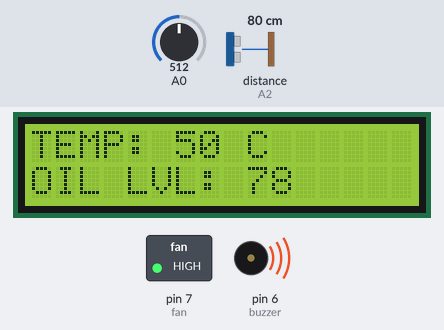
This sketch was run on a simulated Arduino Uno, built with avr-gcc and run on an emulated ATmega328P. Parts: 16×2 character LCD, switched loads named in the sketch (green lamp = pin HIGH), buzzer (waves = sounding, pin HIGH). Wiring (inferred from the names in the program): ultrasonic range finder: trigger A1; echo A2. The inputs (shaded band) are chosen by the test bench; at power-on: A0 = 512, distance to the obstacle (sensor on A2) 80 cm. The echo pulse lasts 58.3 µs per cm; pins used as bus, display or sensor lines are not drawn.

Above: at 3.2 s.
3.3 s: A0 set to 382
At 4.8 s:
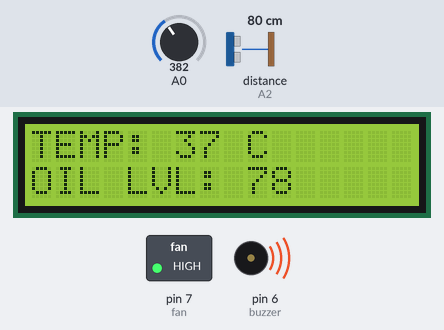
6.0 s: A0 set to 362
At 6.7 s:
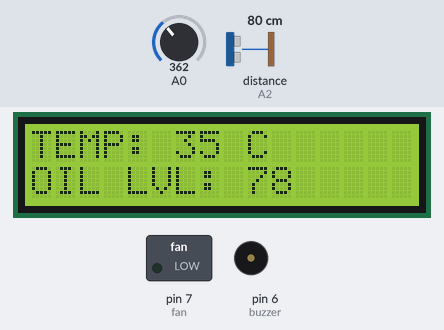
8.7 s: A0 set to 108
At 10.5 s:
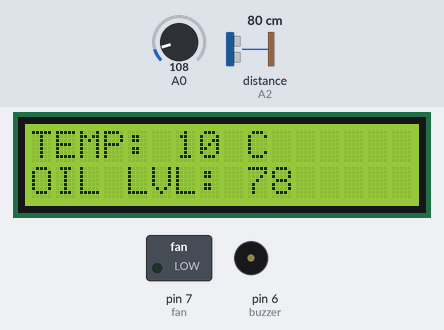
11.6 s: A0 set to 97
At 12.4 s:
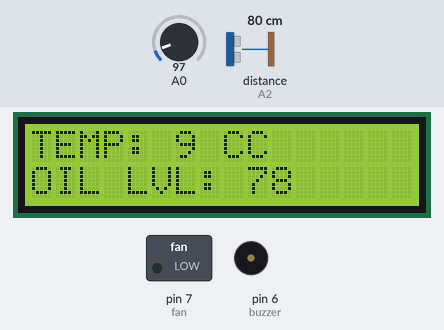
14.3 s: distance to the obstacle (sensor on A2) set to 2 cm
At 17.2 s:
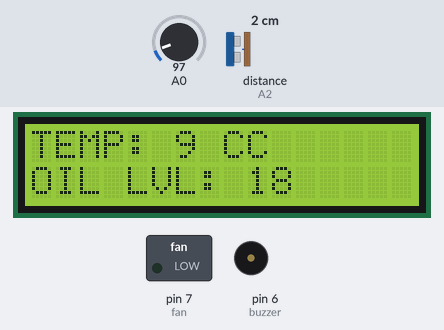
17.6 s: distance to the obstacle (sensor on A2) set to 4 cm
At 18.9 s:
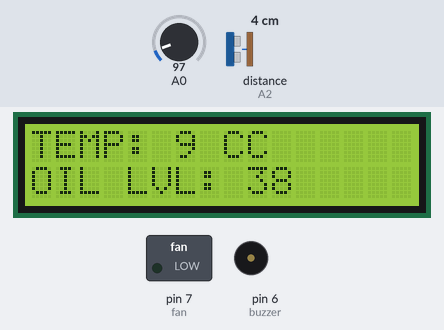
Timing chart, 0 to 20.6 s (numbered marks = the images above; inputs shaded):
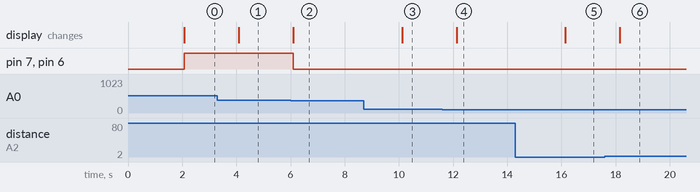

Measured:
- the behaviour switches between 369 and 368 on A0 (found by bisection; images 1 and 2)
- the behaviour switches between 103 and 102 on A0 (found by bisection; images 3 and 4)
- after the input at 3.3 s, the display: changes after 0.79 s (image 1)
- after the input at 6.0 s, pin 7 (fan), pin 6 (buzzer): HIGH → LOW after 0.10 s; the display: changes after 0.10 s (image 2)
- after the input at 8.7 s, the display: changes after 1.4 s (image 3)
- after the input at 11.6 s, the display: changes after 0.53 s (image 4)
- after the input at 14.3 s, the display: changes after 1.8 s (image 5)
- after the input at 17.6 s, the display: changes after 0.55 s (image 6)

The sketch:

monitoringCode.ino
```cpp
/************ LIBRARIES ************/
#include <LiquidCrystal.h>
#include <SoftwareSerial.h>

/************ LCD & ESP ************/
LiquidCrystal lcd(8, 9, 10, 11, 12, 13);
SoftwareSerial esp(3, 2);   // RX, TX

/************ PINS ************/
const int trigPin = A1;
const int echoPin = A2;
const int fan = 7;
const int buzzer = 6;

/************ VARIABLES ************/
long duration;
int distanceCm;
int temp;
int tempC;

/************ SETUP ************/
void setup() {
  pinMode(trigPin, OUTPUT);
  pinMode(echoPin, INPUT);
  pinMode(fan, OUTPUT);
  pinMode(buzzer, OUTPUT);

  Serial.begin(9600);
  esp.begin(115200);

  lcd.begin(16, 2);
  lcd.print("TRANSFORMER");
  lcd.setCursor(0, 1);
  lcd.print("MONITORING");
  delay(2000);
  lcd.clear();
}

/************ LOOP ************/
void loop() {

  // Ultrasonic
  digitalWrite(trigPin, LOW);
  delayMicroseconds(2);
  digitalWrite(trigPin, HIGH);
  delayMicroseconds(10);
  digitalWrite(trigPin, LOW);

  duration = pulseIn(echoPin, HIGH);
  distanceCm = duration * 0.034 / 2;

  // Temperature
  temp = analogRead(A0);
  tempC = map(temp, 0, 1023, 0, 100);

  lcd.setCursor(0, 0);
  lcd.print("TEMP: ");
  lcd.print(tempC);
  lcd.print(" C");

  lcd.setCursor(0, 1);
  lcd.print("OIL LVL: ");
  lcd.print(distanceCm);

  // ALERTS
  if (tempC > 35) {
    digitalWrite(buzzer, HIGH);
    digitalWrite(fan, HIGH);
  } else {
    digitalWrite(buzzer, LOW);
    digitalWrite(fan, LOW);
  }

  sendData(distanceCm, tempC);
  delay(2000);
}

/************ SEND DATA ************/
void sendData(int oil, int temp) {
  esp.print("OIL=");
  esp.print(oil);
  esp.print("&TEMP=");
  esp.println(temp);
}
```
